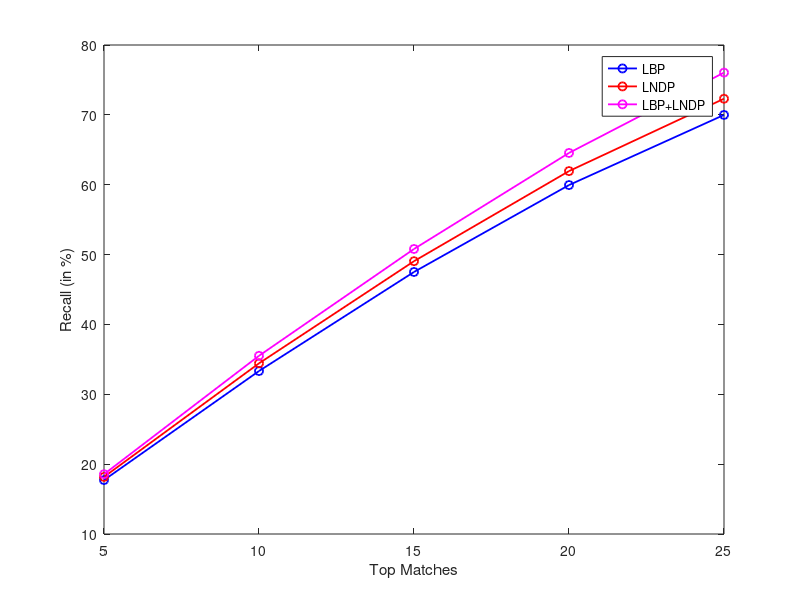

Here is the MATLAB script that generated this plot:
r = [5 10 15 20 25];
recall_lbp = [17.72 33.33 47.51 59.95 69.99];
recall_lndp = [18.17 34.43 49.05 61.95 72.31];
recall_combine = [18.56 35.51 50.80 64.55 76.05];

plot(r, recall_lbp, '-bo', 'LineWidth', 1.3);
hold on;
plot(r, recall_lndp, '-ro', 'LineWidth', 1.3);
plot(r, recall_combine, '-mo', 'LineWidth', 1.3);

xlabel('Top Matches');
ylabel('Recall (in %)');
legend('LBP', 'LNDP', 'LBP+LNDP');
